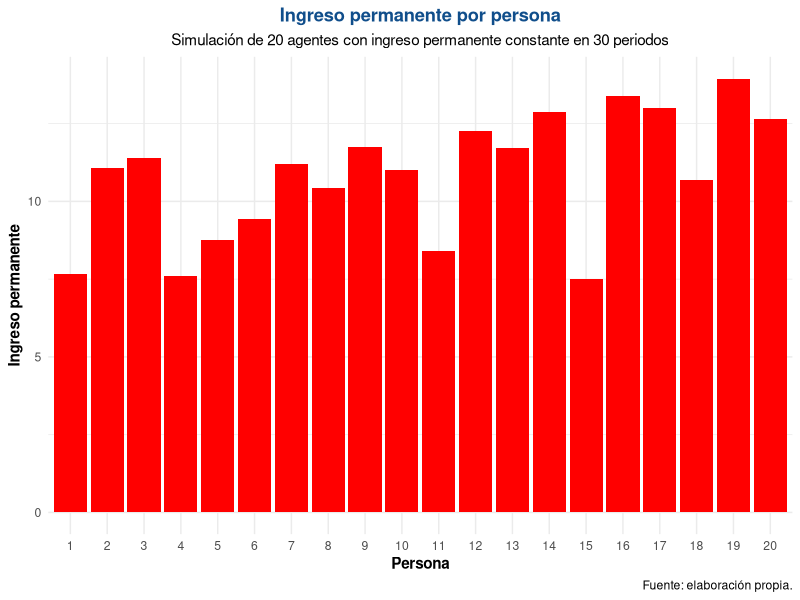
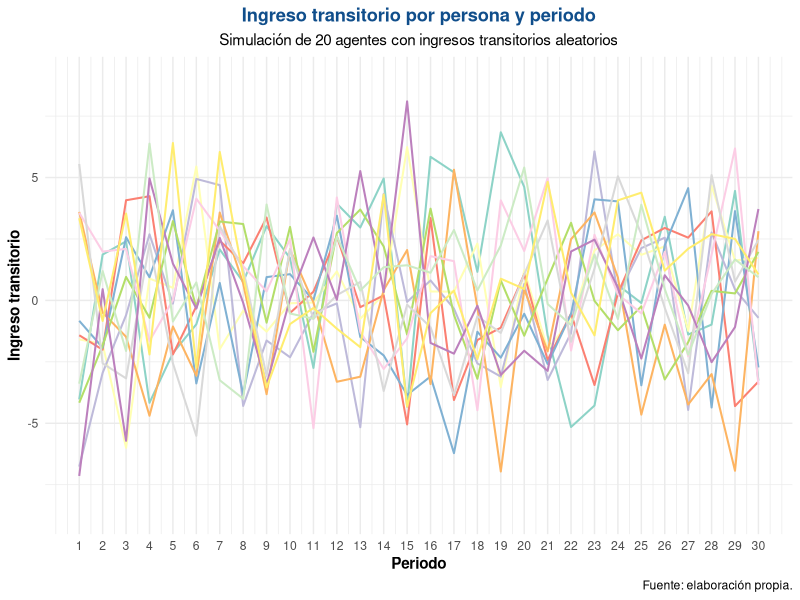
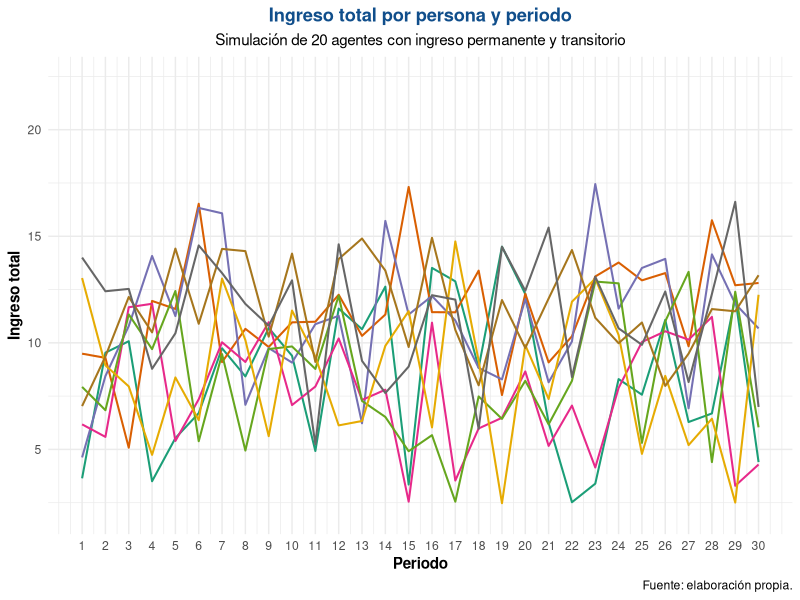
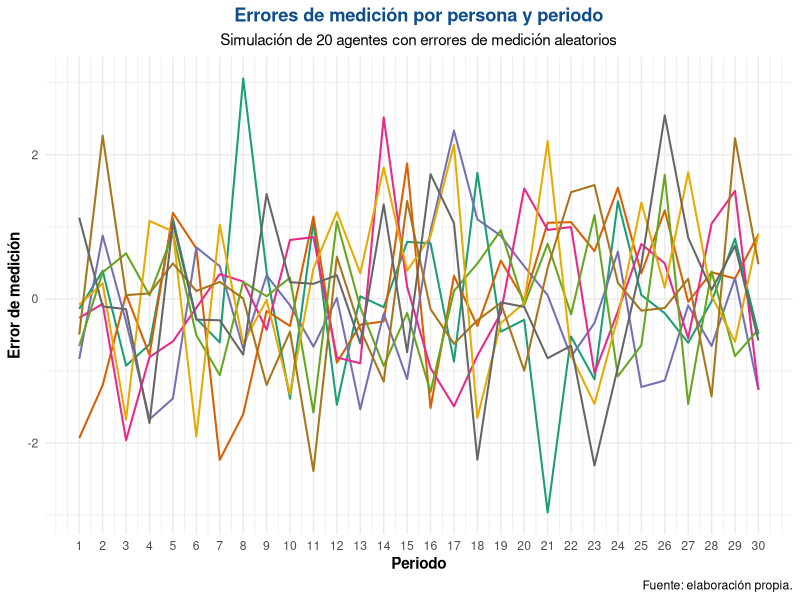
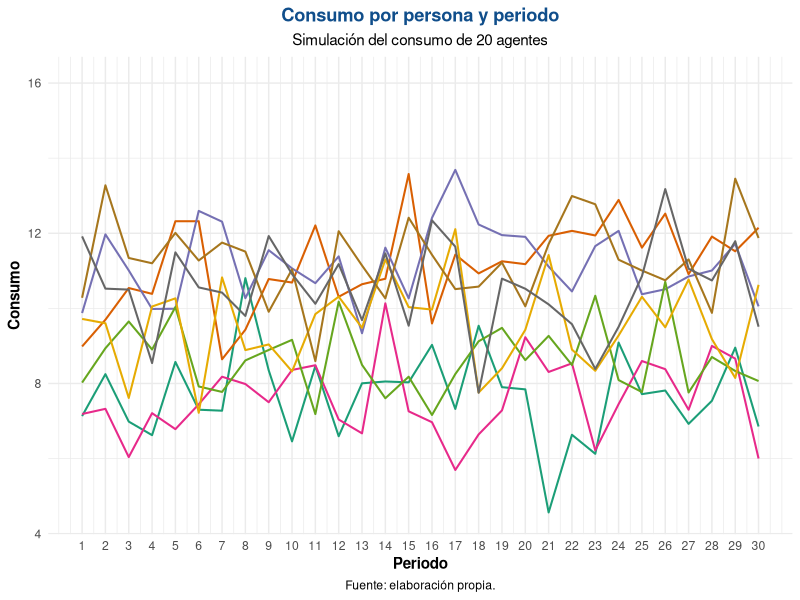
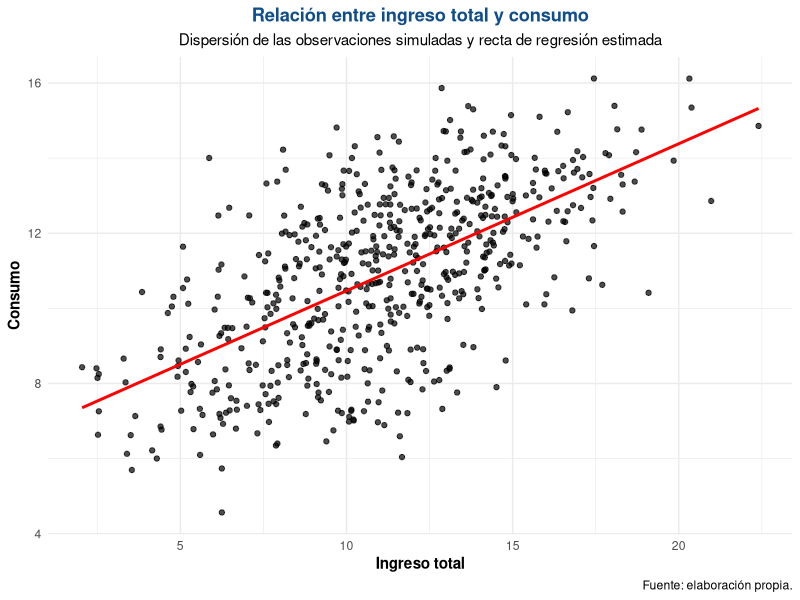
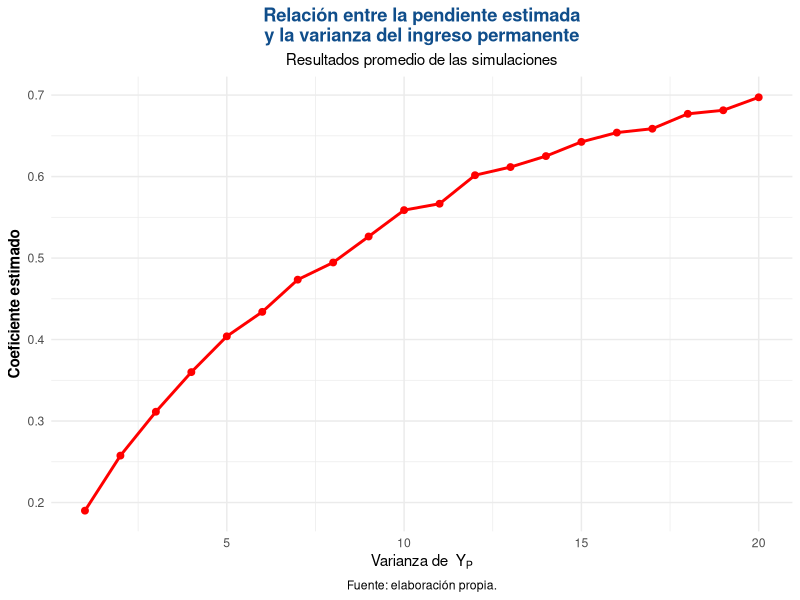
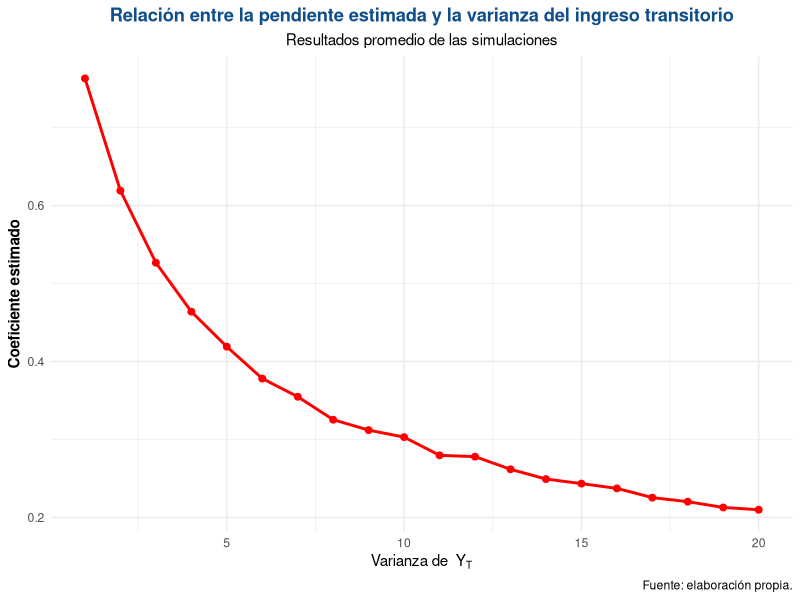

Source code (R) for these figures, in order:
## ---- chunk 1
set.seed(456)

n_personas <- 20
n_periodos <- 30
sigma_P <- 3

YP <- rnorm(n_personas, mean = 10, sd = sqrt(sigma_P))

YP_mat <- matrix(
  rep(YP, each = n_periodos),
  nrow = n_personas,
  ncol = n_periodos,
  byrow = TRUE
)

library(ggplot2)

graf_a <- data.frame(
  Persona = factor(1:n_personas),
  Ingreso_permanente = YP
)

ggplot(graf_a, aes(x = Persona, y = Ingreso_permanente)) +
  geom_col(fill = "red") +
  labs(
    title = "Ingreso permanente por persona",
    subtitle = "Simulación de 20 agentes con ingreso permanente constante en 30 periodos",
    x = "Persona",
    y = "Ingreso permanente",
    fill = "",
    caption = "Fuente: elaboración propia."
  ) +
  theme_minimal() +
  theme(
    plot.title = element_text(hjust = 0.5, face = "bold", color = "dodgerblue4"),
    plot.subtitle = element_text(hjust = 0.5),
    axis.title = element_text(face = "bold"),
    legend.position = "top"
  )
## ---- chunk 2
set.seed(456)

n_personas <- 20
n_periodos <- 30
sigma_T <- 9

YT_mat <- matrix(
  rnorm(n_personas * n_periodos, mean = 0, sd = sqrt(sigma_T)),
  nrow = n_personas,
  ncol = n_periodos,
  byrow = TRUE
)

library(tidyr)
library(dplyr)
library(ggplot2)

graf_b <- as.data.frame(YT_mat)
colnames(graf_b) <- 1:n_periodos
graf_b$Persona <- factor(1:n_personas)

graf_b_larga <- graf_b |>
  pivot_longer(
    cols = -Persona,
    names_to = "Periodo",
    values_to = "Ingreso_transitorio"
  )

ggplot(graf_b_larga, aes(x = as.numeric(Periodo), y = Ingreso_transitorio, group = Persona, color = Persona)) +
  geom_line(linewidth = 0.7, show.legend = FALSE) +
  scale_x_continuous(breaks = 1:30) +
  scale_color_brewer(palette = "Set3") +
  labs(
    title = "Ingreso transitorio por persona y periodo",
    subtitle = "Simulación de 20 agentes con ingresos transitorios aleatorios",
    x = "Periodo",
    y = "Ingreso transitorio",
    caption = "Fuente: elaboración propia."
  ) +
  theme_minimal() +
  theme(
    plot.title = element_text(hjust = 0.5, face = "bold", color = "dodgerblue4"),
    plot.subtitle = element_text(hjust = 0.5),
    axis.title = element_text(face = "bold")
  )

## ---- chunk 3
Y_mat <- YP_mat + YT_mat

library(tidyr)
library(dplyr)
library(ggplot2)

graf_c <- as.data.frame(Y_mat)
colnames(graf_c) <- 1:n_periodos
graf_c$Persona <- factor(1:n_personas)

graf_c_larga <- graf_c |>
  pivot_longer(
    cols = -Persona,
    names_to = "Periodo",
    values_to = "Ingreso_total"
  )

ggplot(graf_c_larga, aes(x = as.numeric(Periodo), y = Ingreso_total, group = Persona, color = Persona)) +
  geom_line(linewidth = 0.7, show.legend = FALSE) +
  scale_x_continuous(breaks = 1:30) +
  scale_color_brewer(palette = "Dark2") +
  labs(
    title = "Ingreso total por persona y periodo",
    subtitle = "Simulación de 20 agentes con ingreso permanente y transitorio",
    x = "Periodo",
    y = "Ingreso total",
    caption = "Fuente: elaboración propia."
  ) +
  theme_minimal() +
  theme(
    plot.title = element_text(hjust = 0.5, face = "bold", color = "dodgerblue4"),
    plot.subtitle = element_text(hjust = 0.5),
    axis.title = element_text(face = "bold")
  )

## ---- chunk 4
sigma_e <- 1

eps_mat <- matrix(
  rnorm(n_personas * n_periodos, mean = 0, sd = sqrt(sigma_e)),
  nrow = n_personas,
  ncol = n_periodos,
  byrow = TRUE
)

library(tidyr)
library(dplyr)
library(ggplot2)

graf_d <- as.data.frame(eps_mat)
colnames(graf_d) <- 1:n_periodos
graf_d$Persona <- factor(1:n_personas)

graf_d_larga <- graf_d |>
  pivot_longer(
    cols = -Persona,
    names_to = "Periodo",
    values_to = "Error_medicion"
  )

ggplot(graf_d_larga, aes(x = as.numeric(Periodo), y = Error_medicion, group = Persona, color = Persona)) +
  geom_line(linewidth = 0.7, show.legend = FALSE) +
  scale_x_continuous(breaks = 1:30) +
  scale_color_brewer(palette = "Dark2") +
  labs(
    title = "Errores de medición por persona y periodo",
    subtitle = "Simulación de 20 agentes con errores de medición aleatorios",
    x = "Periodo",
    y = "Error de medición",
    caption = "Fuente: elaboración propia."
  ) +
  theme_minimal() +
  theme(
    plot.title = element_text(hjust = 0.5, face = "bold", color = "dodgerblue4"),
    plot.subtitle = element_text(hjust = 0.5),
    axis.title = element_text(face = "bold")
  )
## ---- chunk 5
C_mat <- YP_mat + 0.1 * YT_mat + eps_mat

library(tidyr)
library(dplyr)
library(ggplot2)

graf_e <- as.data.frame(C_mat)
colnames(graf_e) <- 1:n_periodos
graf_e$Persona <- factor(1:n_personas)

graf_e_larga <- graf_e |>
  pivot_longer(
    cols = -Persona,
    names_to = "Periodo",
    values_to = "Consumo"
  )

ggplot(graf_e_larga, aes(x = as.numeric(Periodo), y = Consumo, group = Persona, color = Persona)) +
  geom_line(linewidth = 0.7, show.legend = FALSE) +
  scale_x_continuous(breaks = 1:30) +
  scale_color_brewer(palette = "Dark2") +
  labs(
    title = "Consumo por persona y periodo",
    subtitle = "Simulación del consumo de 20 agentes",
    x = "Periodo",
    y = "Consumo",
    caption = "Fuente: elaboración propia."
  ) +
  theme_minimal() +
  theme(
    plot.title = element_text(hjust = 0.5, face = "bold", color = "dodgerblue4"),
    plot.subtitle = element_text(hjust = 0.5),
    axis.title = element_text(face = "bold"),
    plot.caption = element_text(hjust = 0.5)
  )
## ---- chunk 6
library(broom)
library(dplyr)
library(knitr)
library(kableExtra)

base_f <- data.frame(
  Ingreso_total = as.vector(Y_mat),
  Consumo = as.vector(C_mat)
)

modelo_f <- lm(Consumo ~ Ingreso_total, data = base_f)

resumen <- tidy(modelo_f) |>
  select(term, estimate, std.error, statistic, p.value) |>
  mutate(
    term = c("(Intercept)", "Ingreso total")
  )

r2 <- summary(modelo_f)$r.squared
n <- nobs(modelo_f)

kable(
  resumen,
  col.names = c("Término", "Coeficiente", "Error estándar", "Estadístico t", "Valor p"),
  digits = 4,
  caption = "\\centering Resultados de la regresión lineal entre consumo e ingreso total",
  align = "c",
  booktabs = TRUE,
  format = "latex",
  table.envir = "table"
) |>
  kable_styling(
    full_width = FALSE,
    position = "center",
    latex_options = c("hold_position", "scale_down"),
    font_size = 10
  ) |>
  footnote(
    general = paste0(
      "Fuente: elaboración propia. Número de observaciones: ", n,
      ". R² = ", round(r2, 4), "."
    ),
    general_title = "",
    threeparttable = TRUE
  )
ggplot(base_f, aes(x = Ingreso_total, y = Consumo)) +
  geom_point(alpha = 0.7) +
  geom_smooth(method = "lm", se = FALSE, color = "red", linewidth = 1) +
  labs(
    title = "Relación entre ingreso total y consumo",
    subtitle = "Dispersión de las observaciones simuladas y recta de regresión estimada",
    x = "Ingreso total",
    y = "Consumo",
    caption = "Fuente: elaboración propia."
  ) +
  theme_minimal() +
  theme(
    plot.title = element_text(hjust = 0.5, face = "bold", color = "dodgerblue4"),
    plot.subtitle = element_text(hjust = 0.5),
    axis.title = element_text(face = "bold")
  )
## ---- chunk 7
library(dplyr)
library(ggplot2)

set.seed(456)

sigma_P_vals <- 1:20
n_sim <- 150

resultados_g <- data.frame()

for (s in sigma_P_vals) {
  beta_hat <- numeric(n_sim)
  
  for (j in 1:n_sim) {
    YP <- rnorm(n_personas, mean = 10, sd = sqrt(s))
    
    YP_mat <- matrix(
      rep(YP, each = n_periodos),
      nrow = n_personas,
      ncol = n_periodos,
      byrow = TRUE
    )
    
    YT_mat <- matrix(
      rnorm(n_personas * n_periodos, mean = 0, sd = sqrt(sigma_T)),
      nrow = n_personas,
      ncol = n_periodos,
      byrow = TRUE
    )
    
    eps_mat <- matrix(
      rnorm(n_personas * n_periodos, mean = 0, sd = sqrt(sigma_e)),
      nrow = n_personas,
      ncol = n_periodos,
      byrow = TRUE
    )
    
    Y_mat <- YP_mat + YT_mat
    C_mat <- YP_mat + 0.1 * YT_mat + eps_mat
    
    base_g <- data.frame(
      Ingreso_total = as.vector(Y_mat),
      Consumo = as.vector(C_mat)
    )
    
    modelo_g <- lm(Consumo ~ Ingreso_total, data = base_g)
    beta_hat[j] <- coef(modelo_g)[2]
  }
  
  resultados_g <- rbind(
    resultados_g,
    data.frame(
      sigma_P = s,
      beta_promedio = mean(beta_hat)
    )
  )
}

ggplot(resultados_g, aes(x = sigma_P, y = beta_promedio)) +
  geom_line(linewidth = 1, color = "red") +
  geom_point(size = 2, color = "red") +
  labs(
    title = "Relación entre la pendiente estimada\ny la varianza del ingreso permanente",
    subtitle = "Resultados promedio de las simulaciones",
    x = expression("Varianza de " ~ Y[P]),
    y = "Coeficiente estimado",
    caption = "Fuente: elaboración propia."
  ) +
  theme_minimal() +
  theme(
    plot.title = element_text(hjust = 0.5, face = "bold", color = "dodgerblue4"),
    plot.subtitle = element_text(hjust = 0.5),
    axis.title = element_text(face = "bold"),
    plot.caption = element_text(hjust = 0.5)
  )
## ---- chunk 8
library(dplyr)
library(ggplot2)

set.seed(456)

sigma_T_vals <- 1:20
n_sim <- 150

resultados_h <- data.frame()

for (s in sigma_T_vals) {
  beta_hat <- numeric(n_sim)
  
  for (j in 1:n_sim) {
    YP <- rnorm(n_personas, mean = 10, sd = sqrt(sigma_P))
    
    YP_mat <- matrix(
      rep(YP, each = n_periodos),
      nrow = n_personas,
      ncol = n_periodos,
      byrow = TRUE
    )
    
    YT_mat <- matrix(
      rnorm(n_personas * n_periodos, mean = 0, sd = sqrt(s)),
      nrow = n_personas,
      ncol = n_periodos,
      byrow = TRUE
    )
    
    eps_mat <- matrix(
      rnorm(n_personas * n_periodos, mean = 0, sd = sqrt(sigma_e)),
      nrow = n_personas,
      ncol = n_periodos,
      byrow = TRUE
    )
    
    Y_mat <- YP_mat + YT_mat
    C_mat <- YP_mat + 0.1 * YT_mat + eps_mat
    
    base_h <- data.frame(
      Ingreso_total = as.vector(Y_mat),
      Consumo = as.vector(C_mat)
    )
    
    modelo_h <- lm(Consumo ~ Ingreso_total, data = base_h)
    beta_hat[j] <- coef(modelo_h)[2]
  }
  
  resultados_h <- rbind(
    resultados_h,
    data.frame(
      sigma_T = s,
      beta_promedio = mean(beta_hat)
    )
  )
}

ggplot(resultados_h, aes(x = sigma_T, y = beta_promedio)) +
  geom_line(linewidth = 1, color = "red") +
  geom_point(size = 2, color = "red") +
  labs(
    title = "Relación entre la pendiente estimada y la varianza del ingreso transitorio",
    subtitle = "Resultados promedio de las simulaciones",
    x = expression("Varianza de " ~ Y[T]),
    y = "Coeficiente estimado",
    caption = "Fuente: elaboración propia."
  ) +
  theme_minimal() +
  theme(
    plot.title = element_text(hjust = 0.5, face = "bold", color = "dodgerblue4"),
    plot.subtitle = element_text(hjust = 0.5),
    axis.title = element_text(face = "bold")
  )
## ---- chunk 9
library(dplyr)
library(ggplot2)

set.seed(456)

sigma_e_vals <- 1:20
n_sim <- 150

resultados_i <- data.frame()

for (s in sigma_e_vals) {
  beta_hat <- numeric(n_sim)
  
  for (j in 1:n_sim) {
    YP <- rnorm(n_personas, mean = 10, sd = sqrt(sigma_P))
    
    YP_mat <- matrix(
      rep(YP, each = n_periodos),
      nrow = n_personas,
      ncol = n_periodos,
      byrow = TRUE
    )
    
    YT_mat <- matrix(
      rnorm(n_personas * n_periodos, mean = 0, sd = sqrt(sigma_T)),
      nrow = n_personas,
      ncol = n_periodos,
      byrow = TRUE
    )
    
    eps_mat <- matrix(
      rnorm(n_personas * n_periodos, mean = 0, sd = sqrt(s)),
      nrow = n_personas,
      ncol = n_periodos,
      byrow = TRUE
    )
    
    Y_mat <- YP_mat + YT_mat
    C_mat <- YP_mat + 0.1 * YT_mat + eps_mat
    
    base_i <- data.frame(
      Ingreso_total = as.vector(Y_mat),
      Consumo = as.vector(C_mat)
    )
    
    modelo_i <- lm(Consumo ~ Ingreso_total, data = base_i)
    beta_hat[j] <- coef(modelo_i)[2]
  }
  
  resultados_i <- rbind(
    resultados_i,
    data.frame(
      sigma_e = s,
      beta_promedio = mean(beta_hat)
    )
  )
}

ggplot(resultados_i, aes(x = sigma_e, y = beta_promedio)) +
  geom_line(linewidth = 1, color = "red") +
  geom_point(size = 2, color = "red") +
  labs(
    title = "Relación entre la pendiente estimada\ny la varianza del error de medición",
    subtitle = "Promedio de la pendiente estimada para distintos valores de la varianza del error de medición",
    x = expression("Varianza de " ~ epsilon),
    y = "Coeficiente estimado",
    caption = "Fuente: elaboración propia."
  ) +
  theme_minimal() +
  theme(
    plot.title = element_text(hjust = 0.5, face = "bold", color = "dodgerblue4", size = 13),
    plot.subtitle = element_text(hjust = 0.5, size = 10),
    axis.title = element_text(face = "bold"),
    plot.caption = element_text(hjust = 1, size = 9)
  )
